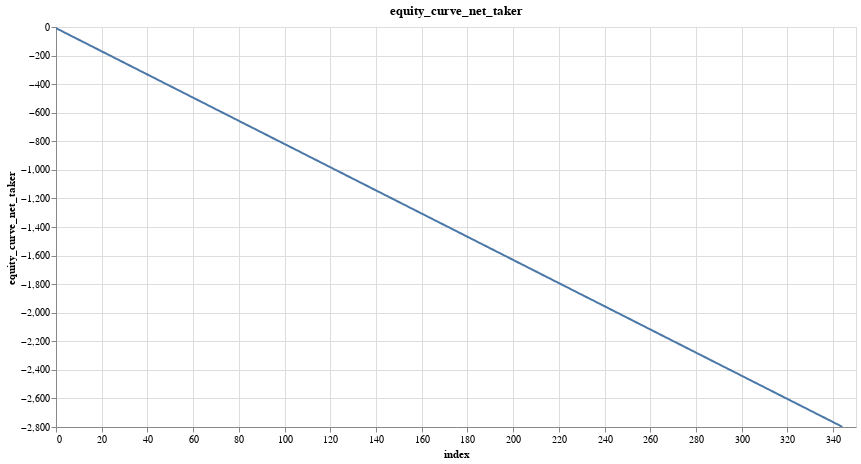

Notebook source saved alongside this figure:
### Code cell
research.plot_column(model_trades, 'equity_curve_net_taker')

### Figure 1 — Vega-Lite specification as saved in the notebook (floating-point values rounded to 4 significant figures; data arrays with more than 128 entries replaced by an {"elided": "..."} marker saying what was removed)
{"config": {"view": {"continuousWidth": 300, "continuousHeight": 300}}, "data": {"name": "data-00a81c848911f31a9dfaf6a2471816fd"}, "mark": {"type": "line", "tooltip": true}, "encoding": {"x": {"field": "index", "type": "quantitative"}, "y": {"field": "equity_curve_net_taker", "type": "quantitative"}}, "height": 400, "params": [{"name": "param_9", "select": {"type": "interval", "encodings": ["x", "y"]}, "bind": "scales"}], "title": "equity_curve_net_taker", "width": 800, "$schema": "https://vega.github.io/schema/vega-lite/v5.20.1.json", "datasets": {"data-00a81c848911f31a9dfaf6a2471816fd": {"elided": "345 records"}}}
